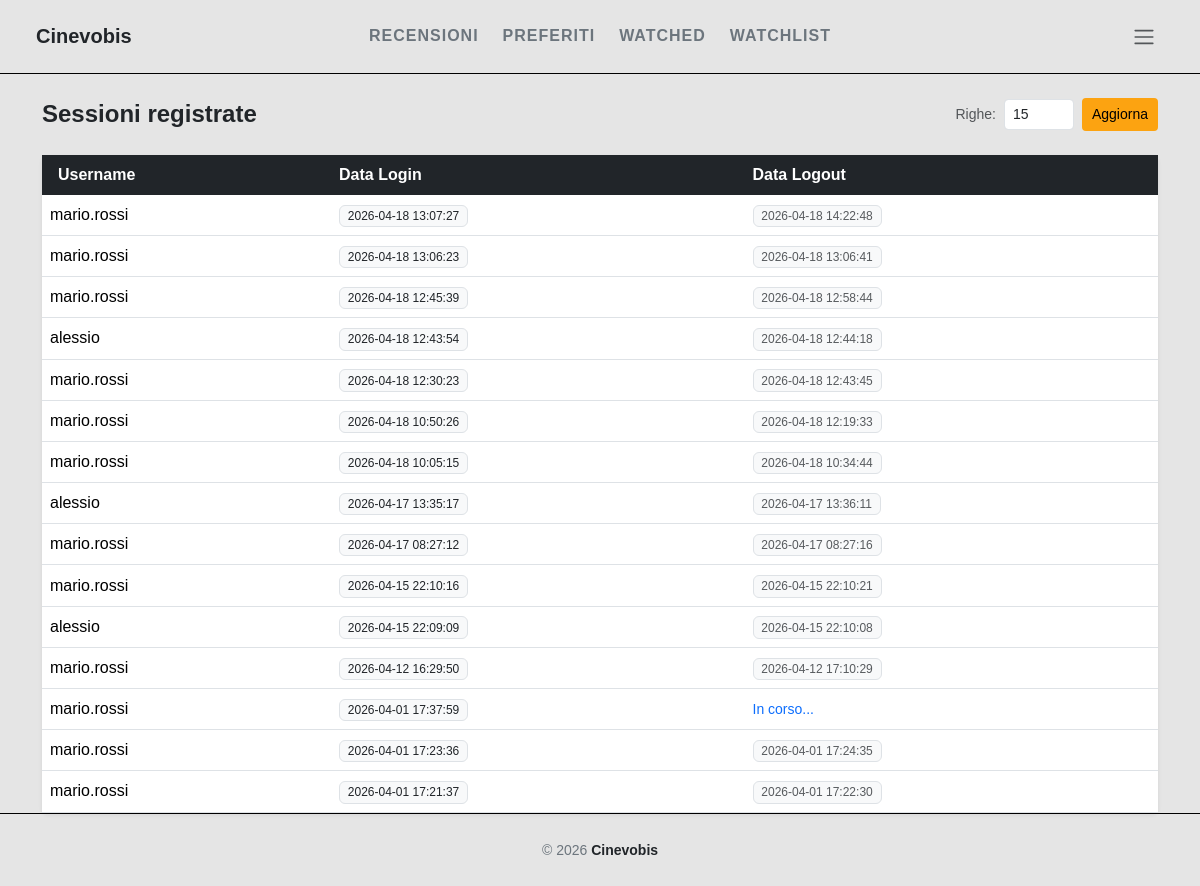
The app's page /pages/admin/sessions.php (signed in) with its own data.
### tables this page shows
CREATE TABLE `sessioni` (
  `id_sessione` varchar(255) NOT NULL,
  `id_utente` int(11) NOT NULL,
  `data_login` datetime DEFAULT NULL,
  `data_logout` datetime DEFAULT NULL,
  PRIMARY KEY (`id_sessione`),
  KEY `id_utente` (`id_utente`),
  CONSTRAINT `sessioni_ibfk_1` FOREIGN KEY (`id_utente`) REFERENCES `utenti` (`id_utente`) ON DELETE CASCADE ON UPDATE CASCADE
);

CREATE TABLE `utenti` (
  `id_utente` int(11) NOT NULL AUTO_INCREMENT,
  `username` varchar(100) NOT NULL,
  `password` varchar(255) NOT NULL,
  `email` varchar(100) NOT NULL,
  `nome` varchar(100) NOT NULL,
  `cognome` varchar(100) NOT NULL,
  `id_profilo` int(11) DEFAULT NULL,
  `attivo` tinyint(1) DEFAULT 1,
  `data_registrazione` datetime DEFAULT NULL,
  PRIMARY KEY (`id_utente`),
  UNIQUE KEY `username` (`username`),
  UNIQUE KEY `email` (`email`),
  KEY `id_profilo` (`id_profilo`),
  CONSTRAINT `utenti_ibfk_1` FOREIGN KEY (`id_profilo`) REFERENCES `profili` (`id_profilo`) ON UPDATE CASCADE
);

### includes/user_obj.php (called while the page is built, shortened)
<?php
class userObj {
    private $db;
    public function __construct($db, $username, $password = null, $nome = null, $cognome = null,
                                $email = null, $attivo = null, $id_profilo = null) {
        $this->db           = $db;
    }
    public function readAccess($num) {
        $sql = "SELECT u.username, s.data_login, s.data_logout
                FROM sessioni s
                JOIN utenti u ON u.id_utente = s.id_utente
                ORDER BY s.data_login DESC
                LIMIT :numero";
        $stmt = $this->db->prepare($sql);
        $num  = (int)$num;
        $stmt->bindParam(':numero', $num, PDO::PARAM_INT);
        $stmt->execute();
        return $stmt->fetchAll();
    }
}
?>

### pages/admin/sessions.php (the view, shortened to what this page needs)
<?php
require_once(__DIR__ . '/../../config/connection.php');
require_once(__DIR__ . '/../../includes/user_obj.php');
$username = $_SESSION["username"] ?? '';
$user = new userObj($conn, $username);
$righe = $_GET['righe'] ?? 15;
$sessioni = $user->readAccess($righe);
?>
<!DOCTYPE html>
<html lang="it">
<head>
    <link rel="stylesheet" href="/node_modules/bootstrap/dist/css/bootstrap.min.css">
    <link rel="stylesheet" href="/assets/css/style.css">
</head>
<body class="d-flex flex-column min-vh-100">
    <?php require_once(__DIR__ . '/../../includes/header.php'); ?>
    <div class="container mt-4 flex-grow-1">
        <div class="d-flex justify-content-between align-items-center mb-4">
            <h1 class="fs-4 fw-bold mb-0">Sessioni registrate</h1>
            <form method="GET" class="d-flex align-items-center gap-2">
                <label class="small text-muted mb-0">Righe:</label>
                <input type="number" name="righe" class="form-control form-control-sm" style="width: 70px;" min="1" value="<?= htmlspecialchars($righe) ?>">
                <button type="submit" class="btn btn-sm btn-brand">Aggiorna</button>
            </form>
        </div>
        <div class="card shadow-sm border-0">
            <div class="table-responsive">
                <table class="table table-hover align-middle mb-0">
                    <thead class="table-dark">
                        <tr>
                            <th class="border-0 ps-3">Username</th>
                            <th class="border-0">Data Login</th>
                            <th class="border-0">Data Logout</th>
                        </tr>
                    </thead>
                    <tbody>
                        <?php foreach ($sessioni as $sessione): ?>
                            <tr>
                                <td><?= htmlspecialchars($sessione['username']) ?></td>
                                <td><span class="badge bg-light text-dark fw-normal border"><?= htmlspecialchars($sessione['data_login'] ?? '') ?></span></td>
                                <td>
                                    <?php if (!empty($sessione['data_logout'])): ?>
                                        <span class="badge bg-light text-muted fw-normal border"><?= htmlspecialchars($sessione['data_logout']) ?></span>
                                    <?php else: ?>
                                        <span class="text-primary small italic">In corso...</span>
                                    <?php endif; ?>
                                </td>
                            </tr>
                        <?php endforeach; ?>
                    </tbody>
                </table>
            </div>
        </div>
    </div>
    <?php require_once(__DIR__ . '/../../includes/footer.php'); ?>
</body>
</html>

### includes/header.php (shortened to what this page needs)
<?php
$isLogged = isset($_SESSION['username']);
$currentPage = basename($_SERVER['SCRIPT_NAME']);
$publicPages = ['login.php', 'signup.php'];
$isPublicPage = in_array($currentPage, $publicPages);
?>
<nav class="navbar navbar-expand-lg px-4 py-3 border-bottom mb-0"
     style="position: relative; border-color: #000000 !important;">
    <div class="container-fluid">
        <a href="/" class="navbar-brand fw-bold text-dark" style="font-size: 20px; z-index: 2;">
            Cinevobis
        </a>
        <div class="d-none d-lg-flex align-items-center gap-4"
             style="position: absolute; left: 50%; transform: translateX(-50%); z-index: 1;">
            <a href="/" class="nav-link text-secondary text-uppercase fw-semibold small" style="letter-spacing: 1px;">Recensioni</a>
            <a href="/" class="nav-link text-secondary text-uppercase fw-semibold small" style="letter-spacing: 1px;">Preferiti</a>
            <a href="/" class="nav-link text-secondary text-uppercase fw-semibold small" style="letter-spacing: 1px;">Watched</a>
            <a href="/" class="nav-link text-secondary text-uppercase fw-semibold small" style="letter-spacing: 1px;">Watchlist</a>
        </div>
        <div class="ms-auto d-flex align-items-center" style="z-index: 2;">
            <?php if (!$isPublicPage): ?>
                <?php if (!$isLogged): ?>
                    <div class="d-flex gap-2">
                        <button type="submit" name="login" class="btn btn-sm btn-brand px-3 shadow-none">Accedi</button>
                        <button type="submit" name="signup" class="btn btn-sm btn-dark px-3 shadow-none">Registrati</button>
                    </div>
                <?php else: ?>
                    <div class="dropdown">
                        <button class="btn border-0 p-2 shadow-none" type="button" data-bs-toggle="dropdown" aria-expanded="false">
                            <span class="navbar-toggler-icon"></span>
                        </button>
                    </div>
                <?php endif; ?>
            <?php endif; ?>
        </div>
    </div>
</nav>

### includes/footer.php
<footer class="text-center py-4 border-top" style="border-color: #000000 !important;">
    <span class="text-secondary small">
        © <?= date("Y"); ?> <span class="fw-bold text-dark">Cinevobis</span>
    </span>
</footer>

### assets/css/style.css (style rules this page uses)
:root { --accent-color: #FCA311; --bg-light: #E5E5E5; --text-dark: #000000; }
body { background-color: var(--bg-light); font-family: 'DM Sans', sans-serif; -webkit-font-smoothing: antialiased; -moz-osx-font-smoothing: grayscale; }
.btn-brand { background-color: var(--accent-color); color: var(--text-dark); border: 2px solid var(--accent-color); font-weight: 500; }
.navbar-brand { position: relative; text-decoration: none; }
.navbar-brand { text-decoration: none; background: linear-gradient(currentColor, currentColor) no-repeat bottom center; background-size: 0% 2px; transition: background-size 0.3s ease; }

### records on screen
sessioni: id_utente.username "mario.rossi", data_login "2026-04-18 13:07:27", data_logout "2026-04-18 14:22:48"
sessioni: id_utente.username "mario.rossi", data_login "2026-04-18 13:06:23", data_logout "2026-04-18 13:06:41"
sessioni: id_utente.username "mario.rossi", data_login "2026-04-18 12:45:39", data_logout "2026-04-18 12:58:44"
sessioni: id_utente.username "alessio", data_login "2026-04-18 12:43:54", data_logout "2026-04-18 12:44:18"
sessioni: id_utente.username "mario.rossi", data_login "2026-04-18 12:30:23", data_logout "2026-04-18 12:43:45"
sessioni: id_utente.username "mario.rossi", data_login "2026-04-18 10:50:26", data_logout "2026-04-18 12:19:33"
sessioni: id_utente.username "mario.rossi", data_login "2026-04-18 10:05:15", data_logout "2026-04-18 10:34:44"
sessioni: id_utente.username "alessio", data_login "2026-04-17 13:35:17", data_logout "2026-04-17 13:36:11"
sessioni: id_utente.username "mario.rossi", data_login "2026-04-17 08:27:12", data_logout "2026-04-17 08:27:16"
sessioni: id_utente.username "mario.rossi", data_login "2026-04-15 22:10:16", data_logout "2026-04-15 22:10:21"
sessioni: id_utente.username "alessio", data_login "2026-04-15 22:09:09", data_logout "2026-04-15 22:10:08"
sessioni: id_utente.username "mario.rossi", data_login "2026-04-12 16:29:50", data_logout "2026-04-12 17:10:29"
sessioni: id_utente.username "mario.rossi", data_login "2026-04-01 17:37:59", shows "In corso..."
sessioni: id_utente.username "mario.rossi", data_login "2026-04-01 17:23:36", data_logout "2026-04-01 17:24:35"
sessioni: id_utente.username "mario.rossi", data_login "2026-04-01 17:21:37", data_logout "2026-04-01 17:22:30"
